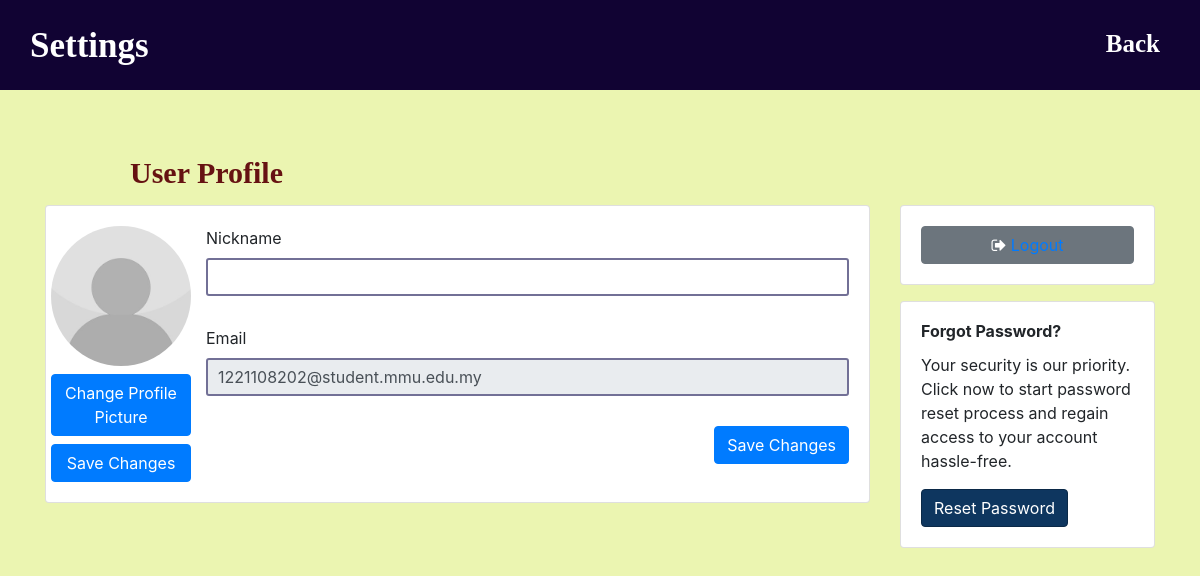
The page /profile (signed in) on the database as committed earlier.
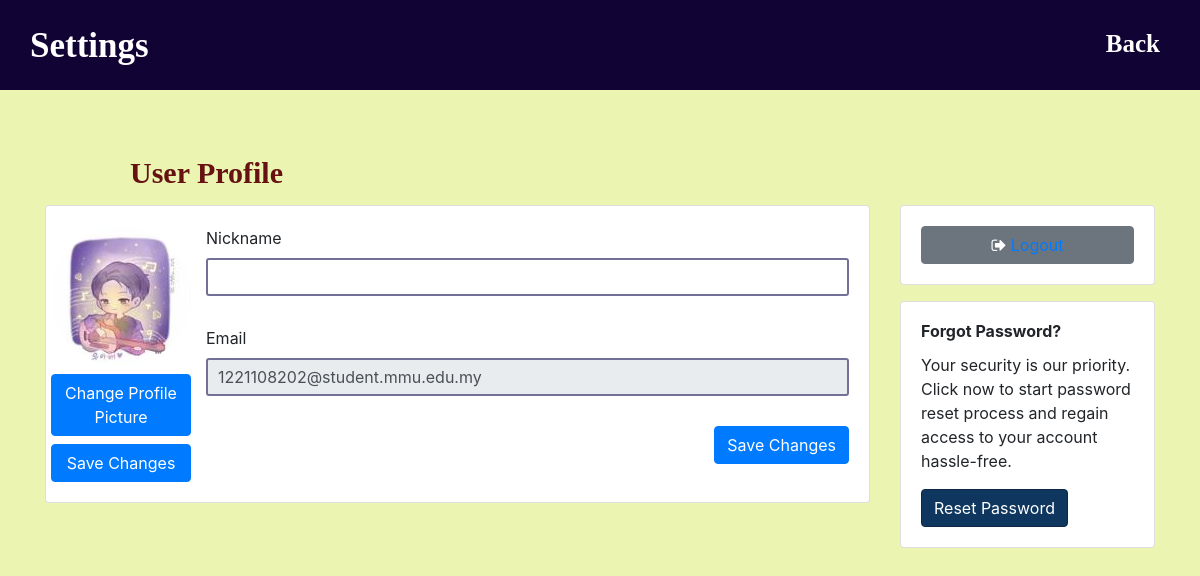
The same page on the database as committed later.
### models.py (models this page shows, shortened)
class Users(db.Model, UserMixin):
    id = db.Column(db.Integer, primary_key=True, autoincrement=True)
    name = db.Column(db.String(150), unique=True, nullable=False)
    email = db.Column(db.String(150), unique=True, nullable=False)
    password_hash = db.Column(db.String(128), nullable=False)
    profile_picture = db.Column(db.String(256), nullable=False, default = 'default_profile_photo.jpg')
    role = db.Column(db.String(50), nullable=False)

### app.py (the view, shortened to what this page needs)
@app.route('/profile', methods=['GET', 'POST'])
@login_required
def profile():
    return render_template('profile.html', user=current_user)

### app.py (called while the page is built)
@login_manager.user_loader
def load_user(user_id):
    return Users.query.get(user_id)

### templates/profile.html (shortened to what the changed rows need)
<!DOCTYPE html>
<html lang="en">
<head>
    <link href="https://maxcdn.bootstrapcdn.com/bootstrap/4.3.1/css/bootstrap.min.css" rel="stylesheet">
    <link href="https://maxcdn.bootstrapcdn.com/font-awesome/4.3.0/css/font-awesome.min.css" rel="stylesheet">
    <link href="../static/logsign.css" rel="stylesheet">
</head>
<body class="profile-background">
    <div class="container">
        <div class="row">
            <div class="col-md-9">
                <div class="card mb-3">
                    <div class="card-body">
                        <div class="e-profile">
                            <div class="row">
                                <div class="mx-auto" style="width: 140px;">
                                    <div id="profile-picture">
                                        {% if user.profile_picture != 'default_profile_photo.jpg' %}
                                        <img src="{{ url_for('static', filename='uploads/' + user.profile_picture) }}"
                                            alt="User Profile Picture">
                                        {% else %}
                                        <img src="{{ url_for('static', filename='default_profile_photo.jpg') }}"
                                            alt="Default Profile Pic">
                                        {% endif %}
                                    </div>
                                </div>
                                <div class="col d-flex flex-column mb-3">
                                    <form id="profile-form" action="/profile" method="post"
                                        enctype="multipart/form-data">
                                        <div class="form-group">
                                            <label for="email">Email</label>
                                            <input id="email" class="form-control fixed-input" type="email" name="email"
                                                value="{{ user.email }}" readonly>
                                        </div>
                                    </form>
                                </div>
                            </div>
                        </div>
                    </div>
                </div>
            </div>
        </div>
    </div>
</body>
</html>

Rows that differ between the two databases and show on the page:
changed Users "1221108202@student.mmu.edu.my": profile_picture: picture added
